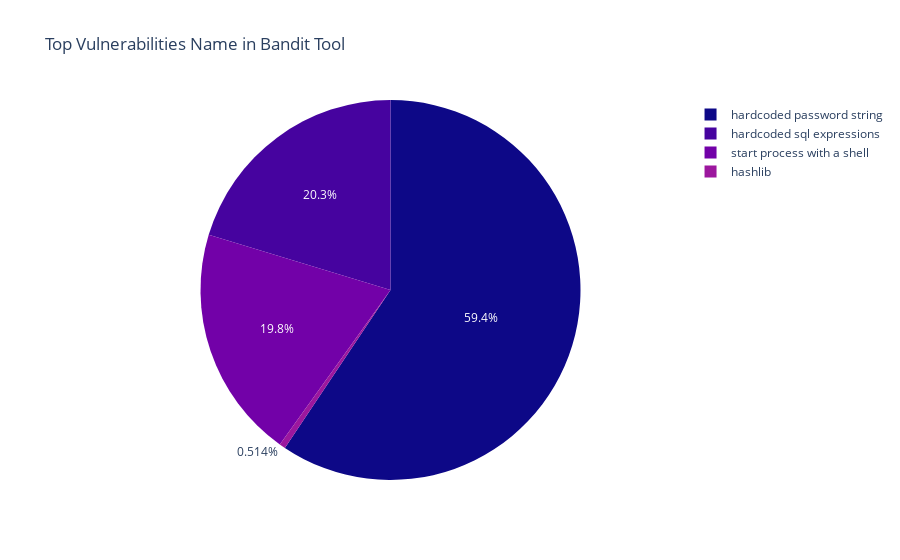

The notebook cell saved with this chart:
### Code cell
px.pie(bandit_vuln_name_count,
                names = 'Vulnerabilities Name',
                values = 'Tool Count',
                title='Top Vulnerabilities Name in Bandit Tool',
                color_discrete_sequence= px.colors.sequential.Plasma,
                labels={'x':"Vulnerabilities Name",'y':'Bandit Vulnerabilities Count'})

### Figure 1 — Plotly figure (JSON) as saved in the notebook; plotly's stock layout.template omitted (floating-point values rounded to 4 significant figures)
{"data": [{"domain": {"x": [0, 1], "y": [0, 1]}, "hovertemplate": "Vulnerabilities Name=%{label}<br>Tool Count=%{value}<extra></extra>", "labels": ["hardcoded password string", "hardcoded sql expressions", "start process with a shell", "hashlib"], "legendgroup": "", "name": "", "showlegend": true, "type": "pie", "values": [231, 79, 77, 2]}], "layout": {"legend": {"tracegroupgap": 0}, "piecolorway": ["#0d0887", "#46039f", "#7201a8", "#9c179e", "#bd3786", "#d8576b", "#ed7953", "#fb9f3a", "#fdca26", "#f0f921"], "title": {"text": "Top Vulnerabilities Name in Bandit Tool"}}}
